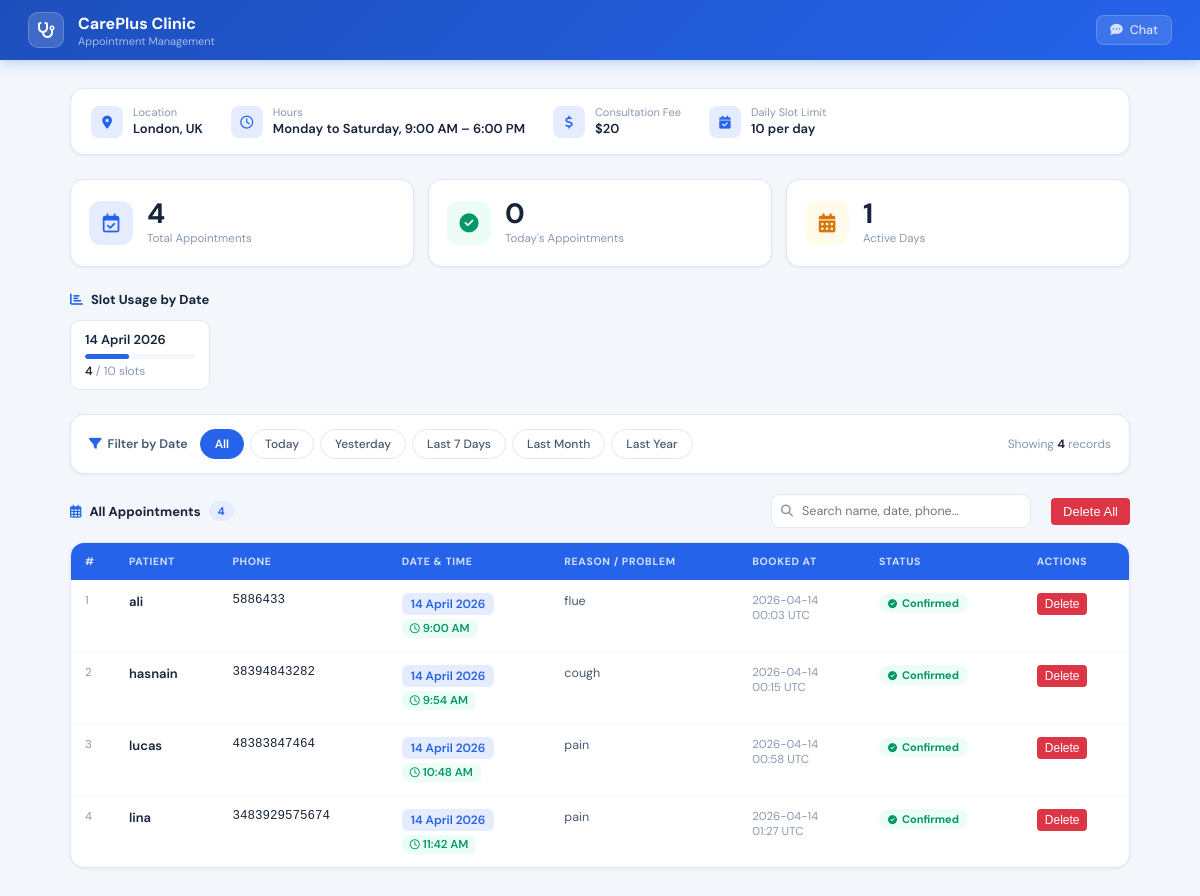
Page /admin-unique123 on the earlier database version.
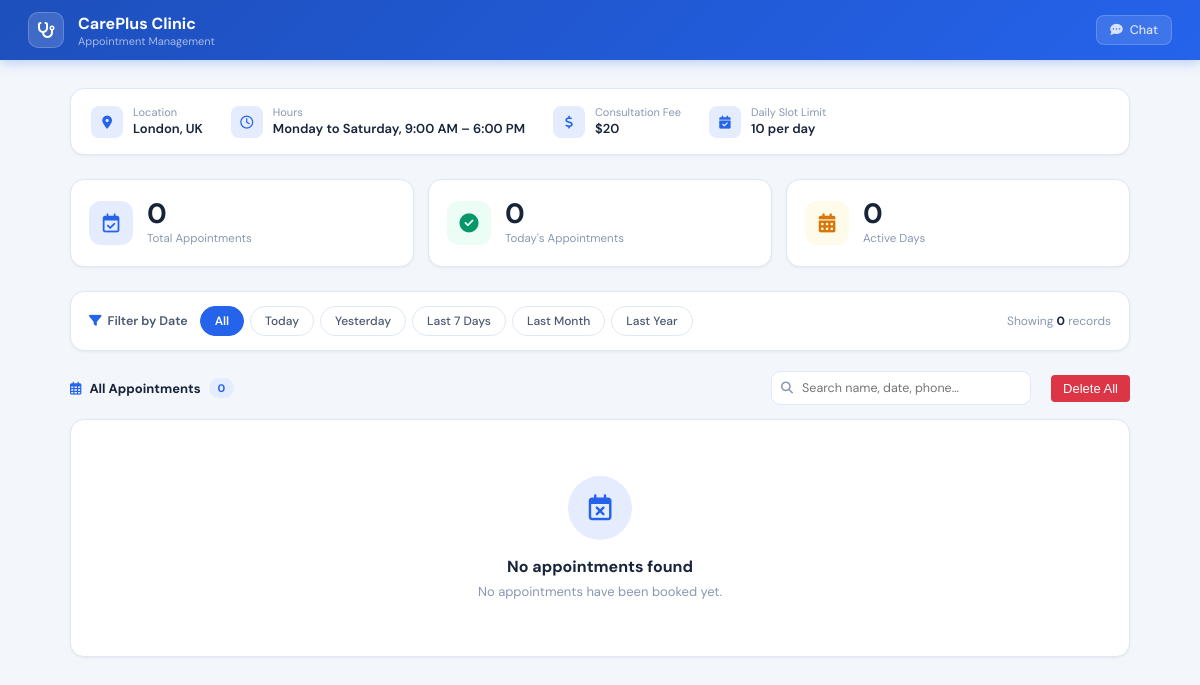
Same page on the later database version.
### tables this page shows
CREATE TABLE appointments (
                id        TEXT PRIMARY KEY,
                clinic_id TEXT NOT NULL DEFAULT '',
                name      TEXT NOT NULL,
                phone     TEXT NOT NULL,
                date      TEXT NOT NULL,
                time      TEXT NOT NULL,
                problem   TEXT NOT NULL,
                booked_at TEXT NOT NULL
            );

### app.py (the view)
@app.route(f"/{CLINIC_CONFIG['admin_path']}")
def admin():
    try:
        period = request.args.get("filter", "all")
        all_records      = load_appointments()          # always fresh from SQLite
        filtered_records = filter_appointments(all_records, period)
        slot_summary = {}
        for appt in all_records:
            d = appt.get("date", "Unknown")
            slot_summary[d] = slot_summary.get(d, 0) + 1
        today_count = len(filter_appointments(all_records, "today"))
        return render_template(
            "admin.html",
            appointments  = filtered_records,
            all_count     = len(all_records),
            today_count   = today_count,
            clinic        = CLINIC_CONFIG,
            slot_summary  = slot_summary,
            active_filter = period,
        )
    except Exception as exc:
        print(f"[admin] Error: {exc}")
        return render_template(
            "admin.html",
            appointments  = [],
            all_count     = 0,
            today_count   = 0,
            clinic        = CLINIC_CONFIG,
            slot_summary  = {},
            active_filter = "all",
        )

### app.py (called while the page is built, shortened)
def get_db():
    conn = sqlite3.connect(DB_PATH)
    conn.row_factory = sqlite3.Row   # rows behave like dicts
    return conn

def load_appointments(clinic_id=None):
    try:
        conn = get_db()
        try:
            if clinic_id:
                rows = conn.execute(
                    "SELECT * FROM appointments WHERE clinic_id = ? ORDER BY booked_at DESC",
                    (clinic_id,)
                ).fetchall()
            else:
                rows = conn.execute(
                    "SELECT * FROM appointments ORDER BY booked_at DESC"
                ).fetchall()
            return [dict(r) for r in rows]
        finally:
            conn.close()
    except Exception as exc:
        print(f"[DB] load_appointments error: {exc}")
        return []

def parse_user_date(text):
    text  = text.strip()
    today = date.today()
    for fmt in ("%Y-%m-%d", "%d/%m/%Y", "%m/%d/%Y", "%d-%m-%Y"):
        try:
            return datetime.strptime(text, fmt).date()
        except ValueError:
            pass
    tokens = text.replace(",", " ").split()
    day = month = year = None
    for tok in tokens:
        if tok.isdigit():
            val = int(tok)
            if val > 31:
                year = val
            elif day is None:
                day = val
            else:
                year = val
        else:
            m = _MONTHS.get(tok.lower())
            if m:
                month = m
    if day and month:
        try:
            return date(year, month, day)
        except ValueError:
            return None
    return None

### templates/admin.html (shortened to what this page needs)
<!DOCTYPE html>
<html lang="en">
<head>
  <link rel="stylesheet" href="https://cdnjs.cloudflare.com/ajax/libs/font-awesome/6.5.1/css/all.min.css"/>
</head>
<body>
<nav class="topnav">
  <div class="nav-logo"><i class="fa-solid fa-stethoscope"></i></div>
  <div class="nav-title">
    <h1>{{ clinic.clinic_name }}</h1>
    <p>Appointment Management</p>
  </div>
  <a href="/" class="nav-back">
    <i class="fa-solid fa-comment-dots"></i> Chat
  </a>
</nav>
<div class="content">
  <div class="clinic-card">
    <div class="ci-item">
      <div class="ci-icon"><i class="fa-solid fa-location-dot"></i></div>
      <div>
        <div class="ci-lbl">Location</div>
        <div class="ci-val">{{ clinic.clinic_location }}</div>
      </div>
    </div>
    <div class="ci-item">
      <div class="ci-icon"><i class="fa-regular fa-clock"></i></div>
      <div>
        <div class="ci-lbl">Hours</div>
        <div class="ci-val">{{ clinic.clinic_days }}, {{ clinic.clinic_timings }}</div>
      </div>
    </div>
    <div class="ci-item">
      <div class="ci-icon"><i class="fa-solid fa-dollar-sign"></i></div>
      <div>
        <div class="ci-lbl">Consultation Fee</div>
        <div class="ci-val">{{ clinic.clinic_fees }}</div>
      </div>
    </div>
    <div class="ci-item">
      <div class="ci-icon"><i class="fa-solid fa-calendar-check"></i></div>
      <div>
        <div class="ci-lbl">Daily Slot Limit</div>
        <div class="ci-val">{{ clinic.daily_slot_limit }} per day</div>
      </div>
    </div>
  </div>
  <div class="stats">
    <div class="stat">
      <div class="stat-ico blue"><i class="fa-regular fa-calendar-check"></i></div>
      <div>
        <div class="stat-num">{{ all_count }}</div>
        <div class="stat-lbl">Total Appointments</div>
      </div>
    </div>
    <div class="stat">
      <div class="stat-ico green"><i class="fa-solid fa-circle-check"></i></div>
      <div>
        <div class="stat-num">{{ today_count }}</div>
        <div class="stat-lbl">Today's Appointments</div>
      </div>
    </div>
    <div class="stat">
      <div class="stat-ico warn"><i class="fa-solid fa-calendar-days"></i></div>
      <div>
        <div class="stat-num">{{ slot_summary | length }}</div>
        <div class="stat-lbl">Active Days</div>
      </div>
    </div>
  </div>
  {% if slot_summary %}
  <div class="slot-section">
    <div class="section-label">
      <i class="fa-solid fa-chart-bar"></i> Slot Usage by Date
    </div>
    <div class="slot-grid">
      {% for day, used in slot_summary.items() %}
      {% set pct = [((used / clinic.daily_slot_limit) * 100) | int, 100] | min %}
      {% set full = used >= clinic.daily_slot_limit %}
      <div class="slot-chip">
        <div class="sc-date">{{ day }}</div>
        <div class="sc-bar">
          <div class="sc-fill{% if full %} full{% endif %}" style="width: {{ pct }}%"></div>
        </div>
        <div class="sc-count">
          <span>{{ used }}</span> / {{ clinic.daily_slot_limit }} slots
        </div>
      </div>
      {% endfor %}
    </div>
  </div>
  {% endif %}
  {% set base_url = '/' + clinic.admin_path %}
  <div class="filter-bar">
    <span class="filter-label">
      <i class="fa-solid fa-filter"></i> Filter by Date
    </span>
    <div class="filter-pills">
      <a href="{{ base_url }}?filter=all"       class="fp {% if active_filter == 'all'       %}active{% endif %}">All</a>
      <a href="{{ base_url }}?filter=today"     class="fp {% if active_filter == 'today'     %}active{% endif %}">Today</a>
      <a href="{{ base_url }}?filter=yesterday" class="fp {% if active_filter == 'yesterday' %}active{% endif %}">Yesterday</a>
      <a href="{{ base_url }}?filter=last7"     class="fp {% if active_filter == 'last7'     %}active{% endif %}">Last 7 Days</a>
      <a href="{{ base_url }}?filter=lastmonth" class="fp {% if active_filter == 'lastmonth' %}active{% endif %}">Last Month</a>
      <a href="{{ base_url }}?filter=lastyear"  class="fp {% if active_filter == 'lastyear'  %}active{% endif %}">Last Year</a>
    </div>
    <span class="filter-result">
      Showing <b>{{ appointments | length }}</b>
      record{% if appointments | length != 1 %}s{% endif %}
    </span>
  </div>
  <div class="table-header">
    <div class="tbl-title">
      <i class="fa-regular fa-calendar-days"></i>
      {% if active_filter == 'all' %}All Appointments
      {% elif active_filter == 'today' %}Today's Appointments
      {% elif active_filter == 'yesterday' %}Yesterday's Appointments
      {% elif active_filter == 'last7' %}Last 7 Days
      {% elif active_filter == 'lastmonth' %}Last Month
      {% elif active_filter == 'lastyear' %}Last Year
      {% endif %}
      <span class="count-pill">{{ appointments | length }}</span>
    </div>
    <div class="search-wrap">
      <input id="search" placeholder="Search name, date, phone…" oninput="filterTable(this.value)">
    </div>
    <form method="post" action="{{ base_url }}/delete_all" style="display:inline;">
      <button type="submit" class="delete-all-btn" onclick="return confirm('Are you sure you want to delete ALL appointments?')">Delete All</button>
    </form>
  </div>
  <div class="tbl-card">
    {% if appointments %}
    <div class="tbl-scroll">
      <table id="tbl">
        <thead>
          <tr>
            <th>#</th>
            <th>Patient</th>
            <th>Phone</th>
            <th>Date &amp; Time</th>
            <th>Reason / Problem</th>
            <th>Booked At</th>
            <th>Status</th>
            <th>Actions</th>
          </tr>
        </thead>
        <tbody>
          {% for a in appointments | reverse %}
          <tr>
            <td class="num">{{ loop.index }}</td>
            <td class="bold">{{ a.name }}</td>
            <td class="mono">{{ a.phone }}</td>
            <td>
              <span class="date-tag">{{ a.date }}</span><br>
              <span class="time-tag">
                <i class="fa-regular fa-clock"></i>
                {{ a.time }}
              </span>
            </td>
            <td class="dim">{{ a.problem }}</td>
            <td class="ts">
              {% if a.booked_at %}
                {{ a.booked_at[:10] }}<br>
                <span>{{ a.booked_at[11:16] }} UTC</span>
              {% else %}—{% endif %}
            </td>
            <td>
              <span class="pill-ok">
                <i class="fa-solid fa-circle-check"></i> Confirmed
              </span>
            </td>
            <td>
              <form method="post" action="{{ base_url }}/delete/{{ a.id }}" style="display:inline;">
                <button type="submit" class="delete-btn" onclick="return confirm('Are you sure you want to delete this appointment?')">Delete</button>
              </form>
            </td>
          </tr>
          {% endfor %}
        </tbody>
      </table>
    </div>
    {% else %}
    <div class="empty">
      <div class="empty-ico"><i class="fa-regular fa-calendar-xmark"></i></div>
      <h3>No appointments found</h3>
      <p>
        {% if active_filter == 'all' %}
          No appointments have been booked yet.
        {% else %}
          No appointments match the selected filter.
          <a href="{{ base_url }}?filter=all" style="color:var(--primary)">View all</a>
        {% endif %}
      </p>
    </div>
    {% endif %}
  </div>
</div>
</body>
</html>

Differences in the rows shown:
removed appointments: date "14 April 2026", {{ pct }} 40 (drawn), used "4", daily_slot_limit "10", name "lina", phone "3483929575674", time "11:42 AM", problem "pain", booked_at "2026-04-14", booked_at "01:27"
removed appointments: name "ali", phone "5886433", date "14 April 2026", time "9:00 AM", problem "flue", booked_at "2026-04-14", booked_at "00:03"
removed appointments: name "hasnain", phone "38394843282", date "14 April 2026", time "9:54 AM", problem "cough", booked_at "2026-04-14", booked_at "00:15"
removed appointments: name "lucas", phone "48383847464", date "14 April 2026", time "10:48 AM", problem "pain", booked_at "2026-04-14", booked_at "00:58"
Other differences:
{{ all_count }}: "4" → "0"
{{ slot_summary | length }}: "1" → "0"
{{ appointments | length }}: "4" → "0"
text no longer shown: "Slot Usage by Date # PATIENT PHONE DATE & TIME REASON / PROBLEM BOOKED AT STATUS ACTIONS"
text now shown: "No appointments found No appointments have been booked yet."
